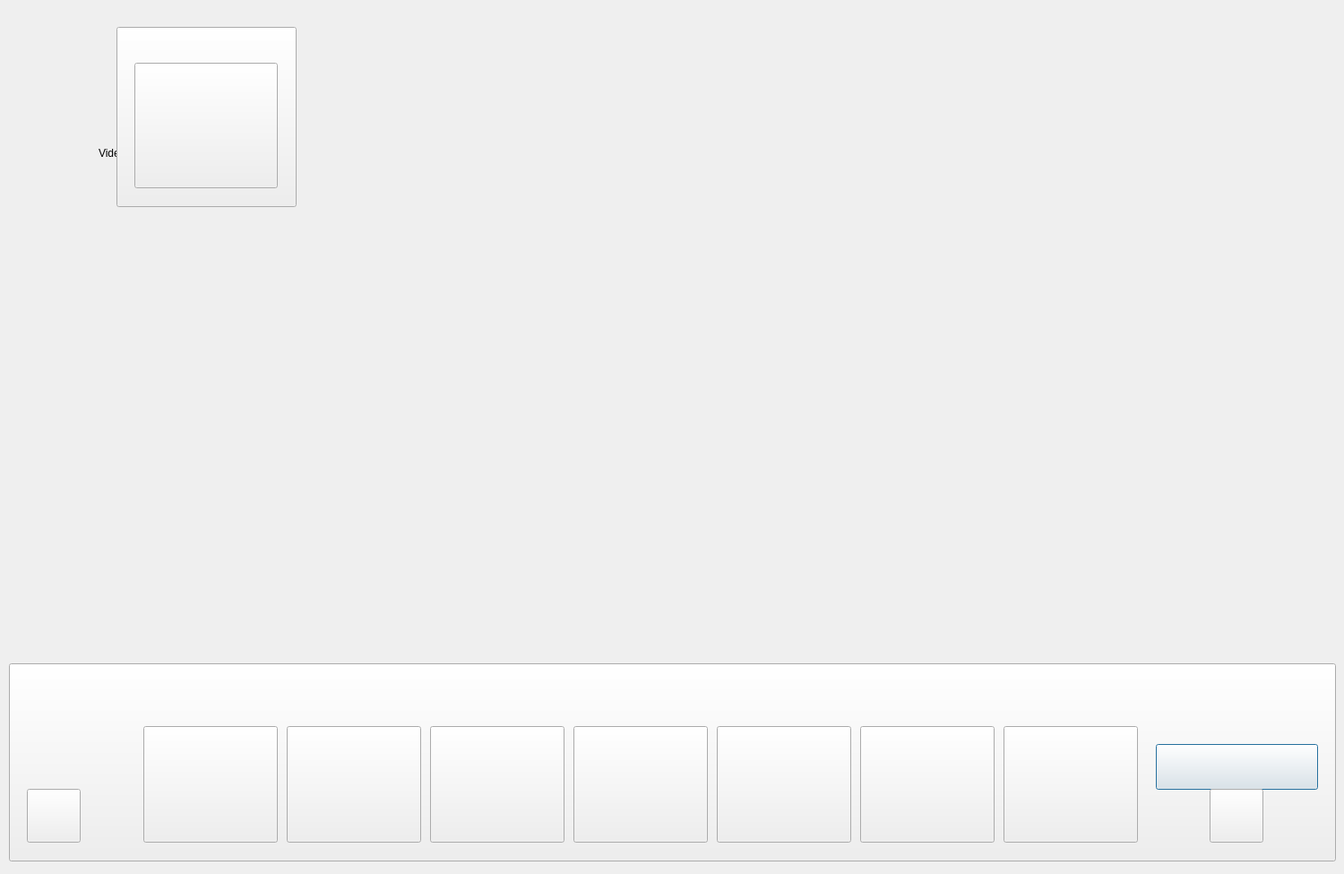
<?xml version="1.0" encoding="UTF-8"?>
<ui version="4.0">
 <class>Dialog</class>
 <widget class="QDialog" name="Dialog">
  <property name="enabled">
   <bool>true</bool>
  </property>
  <property name="geometry">
   <rect>
    <x>0</x>
    <y>0</y>
    <width>1500</width>
    <height>975</height>
   </rect>
  </property>
  <property name="windowTitle">
   <string>AR Guitar Teacher</string>
  </property>
  <property name="autoFillBackground">
   <bool>false</bool>
  </property>
  <widget class="QLabel" name="label">
   <property name="geometry">
    <rect>
     <x>110</x>
     <y>10</y>
     <width>1280</width>
     <height>321</height>
    </rect>
   </property>
   <property name="lineWidth">
    <number>1</number>
   </property>
   <property name="text">
    <string>Video</string>
   </property>
  </widget>
  <widget class="QPushButton" name="pushButton_train">
   <property name="geometry">
    <rect>
     <x>1290</x>
     <y>830</y>
     <width>181</width>
     <height>51</height>
    </rect>
   </property>
   <property name="text">
    <string/>
   </property>
  </widget>
  <widget class="QPushButton" name="pushButton_back">
   <property name="geometry">
    <rect>
     <x>30</x>
     <y>880</y>
     <width>60</width>
     <height>60</height>
    </rect>
   </property>
   <property name="text">
    <string/>
   </property>
  </widget>
  <widget class="QPushButton" name="pushButton_G">
   <property name="geometry">
    <rect>
     <x>160</x>
     <y>810</y>
     <width>150</width>
     <height>130</height>
    </rect>
   </property>
   <property name="text">
    <string/>
   </property>
  </widget>
  <widget class="QPushButton" name="pushButton_D">
   <property name="geometry">
    <rect>
     <x>320</x>
     <y>810</y>
     <width>150</width>
     <height>130</height>
    </rect>
   </property>
   <property name="text">
    <string/>
   </property>
  </widget>
  <widget class="QPushButton" name="codeImage">
   <property name="geometry">
    <rect>
     <x>150</x>
     <y>70</y>
     <width>160</width>
     <height>140</height>
    </rect>
   </property>
   <property name="text">
    <string/>
   </property>
  </widget>
  <widget class="QPushButton" name="pushButton_play">
   <property name="geometry">
    <rect>
     <x>1350</x>
     <y>880</y>
     <width>60</width>
     <height>60</height>
    </rect>
   </property>
   <property name="text">
    <string/>
   </property>
  </widget>
  <widget class="QPushButton" name="pushButton_Em">
   <property name="geometry">
    <rect>
     <x>480</x>
     <y>810</y>
     <width>150</width>
     <height>130</height>
    </rect>
   </property>
   <property name="text">
    <string/>
   </property>
  </widget>
  <widget class="QPushButton" name="pushButton_Bm">
   <property name="geometry">
    <rect>
     <x>640</x>
     <y>810</y>
     <width>150</width>
     <height>130</height>
    </rect>
   </property>
   <property name="text">
    <string/>
   </property>
  </widget>
  <widget class="QPushButton" name="pushButton_C">
   <property name="geometry">
    <rect>
     <x>800</x>
     <y>810</y>
     <width>150</width>
     <height>130</height>
    </rect>
   </property>
   <property name="text">
    <string/>
   </property>
  </widget>
  <widget class="QPushButton" name="pushButton_G7">
   <property name="geometry">
    <rect>
     <x>1120</x>
     <y>810</y>
     <width>150</width>
     <height>130</height>
    </rect>
   </property>
   <property name="text">
    <string/>
   </property>
  </widget>
  <widget class="QPushButton" name="pushButton_Am">
   <property name="geometry">
    <rect>
     <x>960</x>
     <y>810</y>
     <width>150</width>
     <height>130</height>
    </rect>
   </property>
   <property name="text">
    <string/>
   </property>
  </widget>
  <widget class="QPushButton" name="backImage">
   <property name="geometry">
    <rect>
     <x>130</x>
     <y>30</y>
     <width>201</width>
     <height>201</height>
    </rect>
   </property>
   <property name="text">
    <string>PushButton</string>
   </property>
  </widget>
  <widget class="QPushButton" name="boardImage">
   <property name="geometry">
    <rect>
     <x>10</x>
     <y>740</y>
     <width>1481</width>
     <height>221</height>
    </rect>
   </property>
   <property name="text">
    <string>PushButton</string>
   </property>
  </widget>
  <zorder>boardImage</zorder>
  <zorder>label</zorder>
  <zorder>pushButton_train</zorder>
  <zorder>pushButton_back</zorder>
  <zorder>pushButton_G</zorder>
  <zorder>pushButton_D</zorder>
  <zorder>pushButton_play</zorder>
  <zorder>pushButton_Em</zorder>
  <zorder>pushButton_Bm</zorder>
  <zorder>pushButton_C</zorder>
  <zorder>pushButton_G7</zorder>
  <zorder>pushButton_Am</zorder>
  <zorder>backImage</zorder>
  <zorder>codeImage</zorder>
 </widget>
 <resources/>
 <connections>
  <connection>
   <sender>pushButton_train</sender>
   <signal>clicked()</signal>
   <receiver>Dialog</receiver>
   <slot>train()</slot>
   <hints>
    <hint type="sourcelabel">
     <x>1333</x>
     <y>765</y>
    </hint>
    <hint type="destinationlabel">
     <x>484</x>
     <y>667</y>
    </hint>
   </hints>
  </connection>
  <connection>
   <sender>pushButton_back</sender>
   <signal>clicked()</signal>
   <receiver>Dialog</receiver>
   <slot>stop()</slot>
   <hints>
    <hint type="sourcelabel">
     <x>118</x>
     <y>807</y>
    </hint>
    <hint type="destinationlabel">
     <x>705</x>
     <y>652</y>
    </hint>
   </hints>
  </connection>
  <connection>
   <sender>pushButton_G</sender>
   <signal>clicked()</signal>
   <receiver>Dialog</receiver>
   <slot>btnDownG()</slot>
   <hints>
    <hint type="sourcelabel">
     <x>296</x>
     <y>803</y>
    </hint>
    <hint type="destinationlabel">
     <x>560</x>
     <y>730</y>
    </hint>
   </hints>
  </connection>
  <connection>
   <sender>pushButton_D</sender>
   <signal>clicked()</signal>
   <receiver>Dialog</receiver>
   <slot>btnDownD()</slot>
   <hints>
    <hint type="sourcelabel">
     <x>391</x>
     <y>766</y>
    </hint>
    <hint type="destinationlabel">
     <x>862</x>
     <y>767</y>
    </hint>
   </hints>
  </connection>
  <connection>
   <sender>pushButton_play</sender>
   <signal>clicked()</signal>
   <receiver>Dialog</receiver>
   <slot>btnDownPlaySound()</slot>
   <hints>
    <hint type="sourcelabel">
     <x>1413</x>
     <y>810</y>
    </hint>
    <hint type="destinationlabel">
     <x>1206</x>
     <y>795</y>
    </hint>
   </hints>
  </connection>
  <connection>
   <sender>pushButton_Em</sender>
   <signal>clicked()</signal>
   <receiver>Dialog</receiver>
   <slot>btnDownEm()</slot>
   <hints>
    <hint type="sourcelabel">
     <x>601</x>
     <y>800</y>
    </hint>
    <hint type="destinationlabel">
     <x>687</x>
     <y>745</y>
    </hint>
   </hints>
  </connection>
  <connection>
   <sender>pushButton_Bm</sender>
   <signal>clicked()</signal>
   <receiver>Dialog</receiver>
   <slot>btnDownBm()</slot>
   <hints>
    <hint type="sourcelabel">
     <x>766</x>
     <y>820</y>
    </hint>
    <hint type="destinationlabel">
     <x>833</x>
     <y>740</y>
    </hint>
   </hints>
  </connection>
  <connection>
   <sender>pushButton_C</sender>
   <signal>clicked()</signal>
   <receiver>Dialog</receiver>
   <slot>btnDownC()</slot>
   <hints>
    <hint type="sourcelabel">
     <x>914</x>
     <y>792</y>
    </hint>
    <hint type="destinationlabel">
     <x>975</x>
     <y>730</y>
    </hint>
   </hints>
  </connection>
  <connection>
   <sender>pushButton_Am</sender>
   <signal>clicked()</signal>
   <receiver>Dialog</receiver>
   <slot>btnDownAm()</slot>
   <hints>
    <hint type="sourcelabel">
     <x>1081</x>
     <y>777</y>
    </hint>
    <hint type="destinationlabel">
     <x>1116</x>
     <y>738</y>
    </hint>
   </hints>
  </connection>
  <connection>
   <sender>pushButton_G7</sender>
   <signal>clicked()</signal>
   <receiver>Dialog</receiver>
   <slot>btnDownG7()</slot>
   <hints>
    <hint type="sourcelabel">
     <x>1261</x>
     <y>776</y>
    </hint>
    <hint type="destinationlabel">
     <x>1327</x>
     <y>744</y>
    </hint>
   </hints>
  </connection>
 </connections>
 <slots>
  <slot>start()</slot>
  <slot>stop()</slot>
  <slot>btnDownG()</slot>
  <slot>btnDownD()</slot>
  <slot>btnDownPlaySound()</slot>
  <slot>btnDownEm()</slot>
  <slot>btnDownBm()</slot>
  <slot>btnDownAm()</slot>
  <slot>btnDownG7()</slot>
  <slot>btnDownC()</slot>
  <slot>train()</slot>
 </slots>
</ui>
